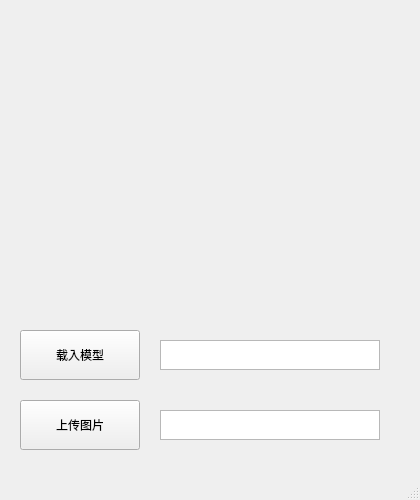
<?xml version="1.0" encoding="UTF-8"?>
<ui version="4.0">
 <class>MainWindow</class>
 <widget class="QMainWindow" name="MainWindow">
  <property name="geometry">
   <rect>
    <x>0</x>
    <y>0</y>
    <width>420</width>
    <height>500</height>
   </rect>
  </property>
  <property name="windowTitle">
   <string>MainWindow</string>
  </property>
  <widget class="QWidget" name="centralwidget">
   <widget class="QPushButton" name="upload_image">
    <property name="geometry">
     <rect>
      <x>20</x>
      <y>400</y>
      <width>120</width>
      <height>50</height>
     </rect>
    </property>
    <property name="text">
     <string>上传图片</string>
    </property>
   </widget>
   <widget class="QPushButton" name="load_model">
    <property name="geometry">
     <rect>
      <x>20</x>
      <y>330</y>
      <width>120</width>
      <height>50</height>
     </rect>
    </property>
    <property name="text">
     <string>载入模型</string>
    </property>
   </widget>
   <widget class="QLabel" name="image">
    <property name="geometry">
     <rect>
      <x>10</x>
      <y>10</y>
      <width>400</width>
      <height>300</height>
     </rect>
    </property>
    <property name="autoFillBackground">
     <bool>false</bool>
    </property>
    <property name="text">
     <string/>
    </property>
   </widget>
   <widget class="QTextBrowser" name="model_status">
    <property name="geometry">
     <rect>
      <x>160</x>
      <y>340</y>
      <width>220</width>
      <height>30</height>
     </rect>
    </property>
   </widget>
   <widget class="QTextBrowser" name="dog_class">
    <property name="geometry">
     <rect>
      <x>160</x>
      <y>410</y>
      <width>220</width>
      <height>30</height>
     </rect>
    </property>
   </widget>
  </widget>
  <widget class="QMenuBar" name="menubar">
   <property name="geometry">
    <rect>
     <x>0</x>
     <y>0</y>
     <width>420</width>
     <height>24</height>
    </rect>
   </property>
  </widget>
  <widget class="QStatusBar" name="statusbar"/>
 </widget>
 <resources/>
 <connections/>
</ui>
